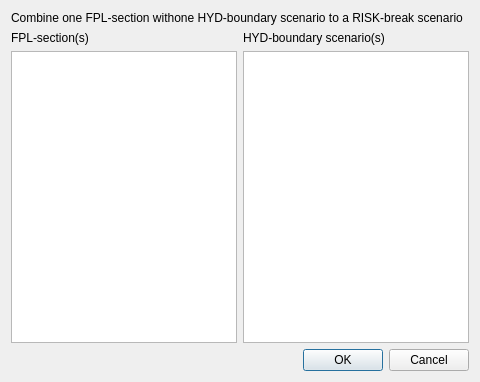
<?xml version="1.0" encoding="UTF-8"?>
<ui version="4.0">
 <class>RiskGui_Risk_Scenario_Dia</class>
 <widget class="QDialog" name="RiskGui_Risk_Scenario_Dia">
  <property name="geometry">
   <rect>
    <x>0</x>
    <y>0</y>
    <width>480</width>
    <height>382</height>
   </rect>
  </property>
  <property name="minimumSize">
   <size>
    <width>480</width>
    <height>300</height>
   </size>
  </property>
  <property name="maximumSize">
   <size>
    <width>600</width>
    <height>16777215</height>
   </size>
  </property>
  <property name="windowTitle">
   <string>Select RISK-break scenario</string>
  </property>
  <property name="windowIcon">
   <iconset resource="../../../system_sys/source_code/gui/resources/system_sys_resource.qrc">
    <normaloff>:/risk_icon</normaloff>:/risk_icon</iconset>
  </property>
  <layout class="QVBoxLayout" name="verticalLayout_2">
   <item>
    <layout class="QVBoxLayout" name="verticalLayout">
     <item>
      <widget class="QLabel" name="label_header">
       <property name="font">
        <font>
         <pointsize>9</pointsize>
        </font>
       </property>
       <property name="text">
        <string>Combine one FPL-section withone HYD-boundary scenario to a RISK-break scenario</string>
       </property>
      </widget>
     </item>
     <item>
      <layout class="QGridLayout" name="gridLayout">
       <item row="0" column="0">
        <widget class="QLabel" name="label">
         <property name="text">
          <string>FPL-section(s)</string>
         </property>
        </widget>
       </item>
       <item row="0" column="1">
        <widget class="QLabel" name="label_2">
         <property name="text">
          <string>HYD-boundary scenario(s)</string>
         </property>
        </widget>
       </item>
       <item row="1" column="0">
        <widget class="QListWidget" name="listWidget_fpl"/>
       </item>
       <item row="1" column="1">
        <widget class="QListWidget" name="listWidget_hyd"/>
       </item>
      </layout>
     </item>
     <item>
      <layout class="QHBoxLayout">
       <item>
        <spacer>
         <property name="orientation">
          <enum>Qt::Horizontal</enum>
         </property>
         <property name="sizeHint" stdset="0">
          <size>
           <width>108</width>
           <height>20</height>
          </size>
         </property>
        </spacer>
       </item>
       <item>
        <widget class="QPushButton" name="okButton">
         <property name="text">
          <string>OK</string>
         </property>
        </widget>
       </item>
       <item>
        <widget class="QPushButton" name="cancelButton">
         <property name="text">
          <string>Cancel</string>
         </property>
        </widget>
       </item>
      </layout>
     </item>
    </layout>
   </item>
  </layout>
 </widget>
 <resources>
  <include location="../../../system_sys/source_code/gui/resources/system_sys_resource.qrc"/>
 </resources>
 <connections/>
</ui>
